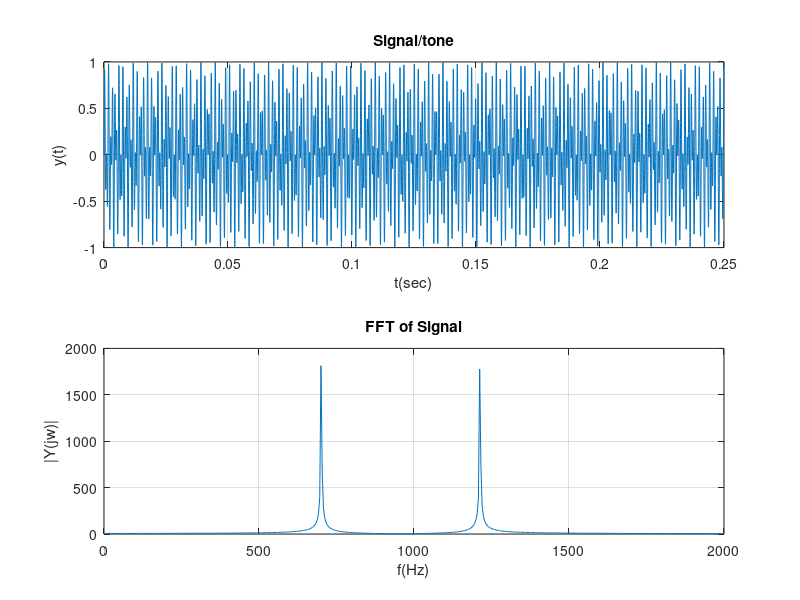
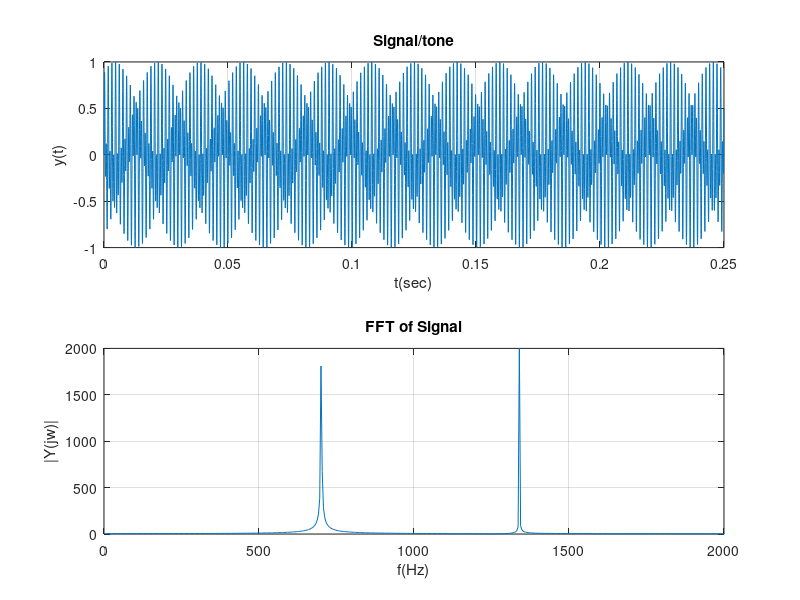
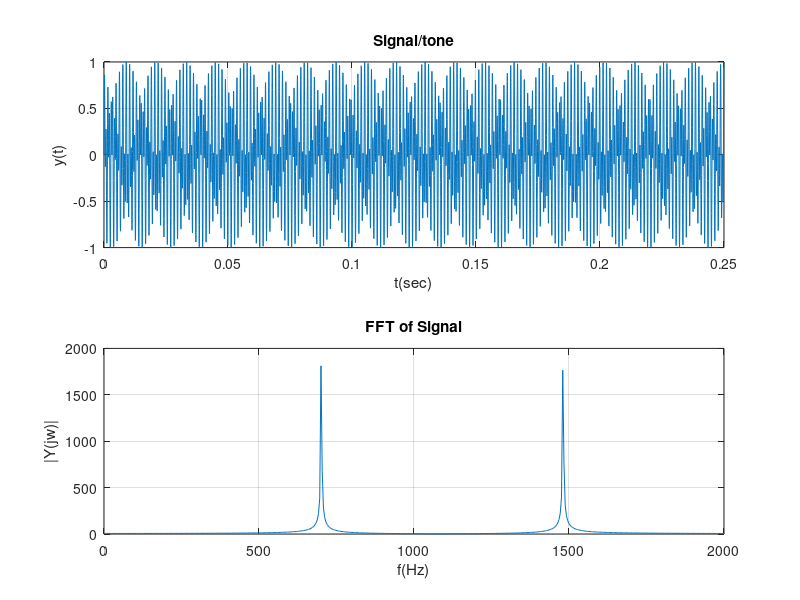
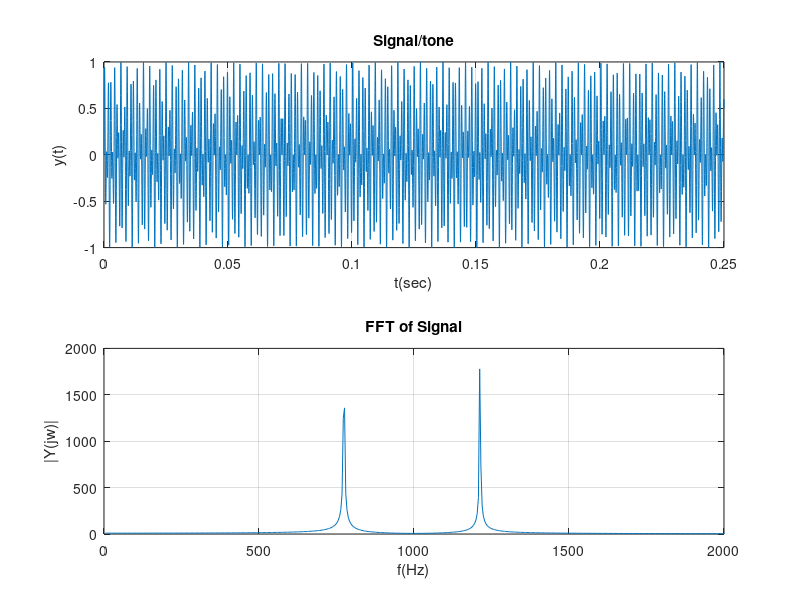

Reproduce these figures in MATLAB, in order.


clc, clear; close all;
Fs = 32768;
t = 0 : 1/Fs : 0.25;
fr = [ 697 , 770 , 852 , 942];
fc = [ 1209 , 1336 , 1477];
for m = 1:4
    for n = 1:3
        y1 = sin(2*pi*fr(m)*t);
        y2 = sin(2*pi*fc(n)*t);
        y = 0.5*(y1+y2);
        sound(y,Fs);
        pause(2);
        y = double(y);
        Len_y = length(y);
        p = abs(fft(y));
        f = (Fs/Len_y)*(1:Len_y);
        figure; subplot(211); plot(t,y); grid 
        title('Signal/tone'); ylabel('y(t)'); xlabel('t(sec)');
        subplot(212); plot(f,p); title('FFT of Signal'); 
        ylabel('|Y(jw)|'); xlabel('f(Hz)'); grid;
        axis([0 2000 0 2000]);
    end
end
